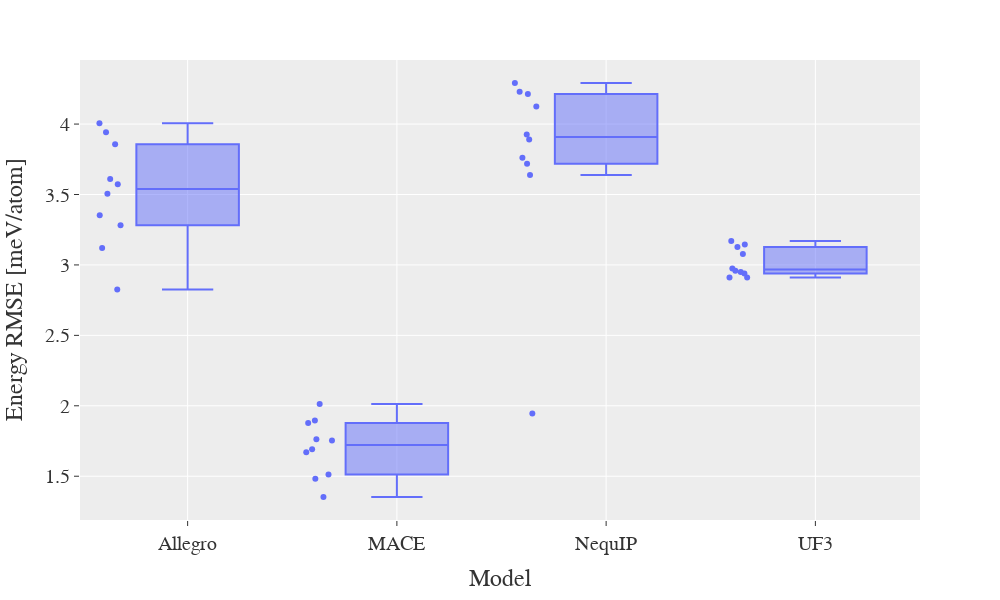

The cell this chart's notebook holds for it:
### Code cell
fig = px.box(results,x='Model',y='Delta E', points="all")
fig.update_layout(
    yaxis={'title':'Energy RMSE [meV/atom]'},
        font_family="Serif",font_size=20,
        template='ggplot2',
        width=1000,
        height=600
)

### Figure 1 — Plotly figure (JSON) as saved in the notebook; plotly's stock layout.template omitted (floating-point values rounded to 4 significant figures)
{"data": [{"alignmentgroup": "True", "boxpoints": "all", "hovertemplate": "Model=%{x}<br>Delta E=%{y}<extra></extra>", "legendgroup": "", "marker": {"color": "#636efa"}, "name": "", "notched": false, "offsetgroup": "", "orientation": "v", "showlegend": false, "type": "box", "x": ["Allegro", "Allegro", "Allegro", "Allegro", "Allegro", "Allegro", "Allegro", "Allegro", "Allegro", "Allegro", "MACE", "MACE", "MACE", "MACE", "MACE", "MACE", "MACE", "MACE", "MACE", "MACE", "NequIP", "NequIP", "NequIP", "NequIP", "NequIP", "NequIP", "NequIP", "NequIP", "NequIP", "NequIP", "UF3", "UF3", "UF3", "UF3", "UF3", "UF3", "UF3", "UF3", "UF3", "UF3"], "x0": " ", "xaxis": "x", "y": [3.857, 4.006, 3.609, 3.352, 3.572, 3.506, 3.12, 3.282, 2.825, 3.942, 1.753, 2.013, 1.691, 1.67, 1.352, 1.896, 1.512, 1.482, 1.762, 1.878, 4.214, 4.23, 3.761, 1.946, 4.125, 3.926, 4.292, 3.89, 3.638, 3.718, 3.145, 2.911, 2.975, 2.94, 3.17, 3.127, 2.91, 3.078, 2.958, 2.95], "y0": " ", "yaxis": "y"}], "layout": {"boxmode": "group", "font": {"family": "Serif", "size": 20}, "height": 600, "legend": {"tracegroupgap": 0}, "margin": {"t": 60}, "width": 1000, "xaxis": {"anchor": "y", "domain": [0, 1], "title": {"text": "Model"}}, "yaxis": {"anchor": "x", "domain": [0, 1], "title": {"text": "Energy RMSE [meV/atom]"}}}}
